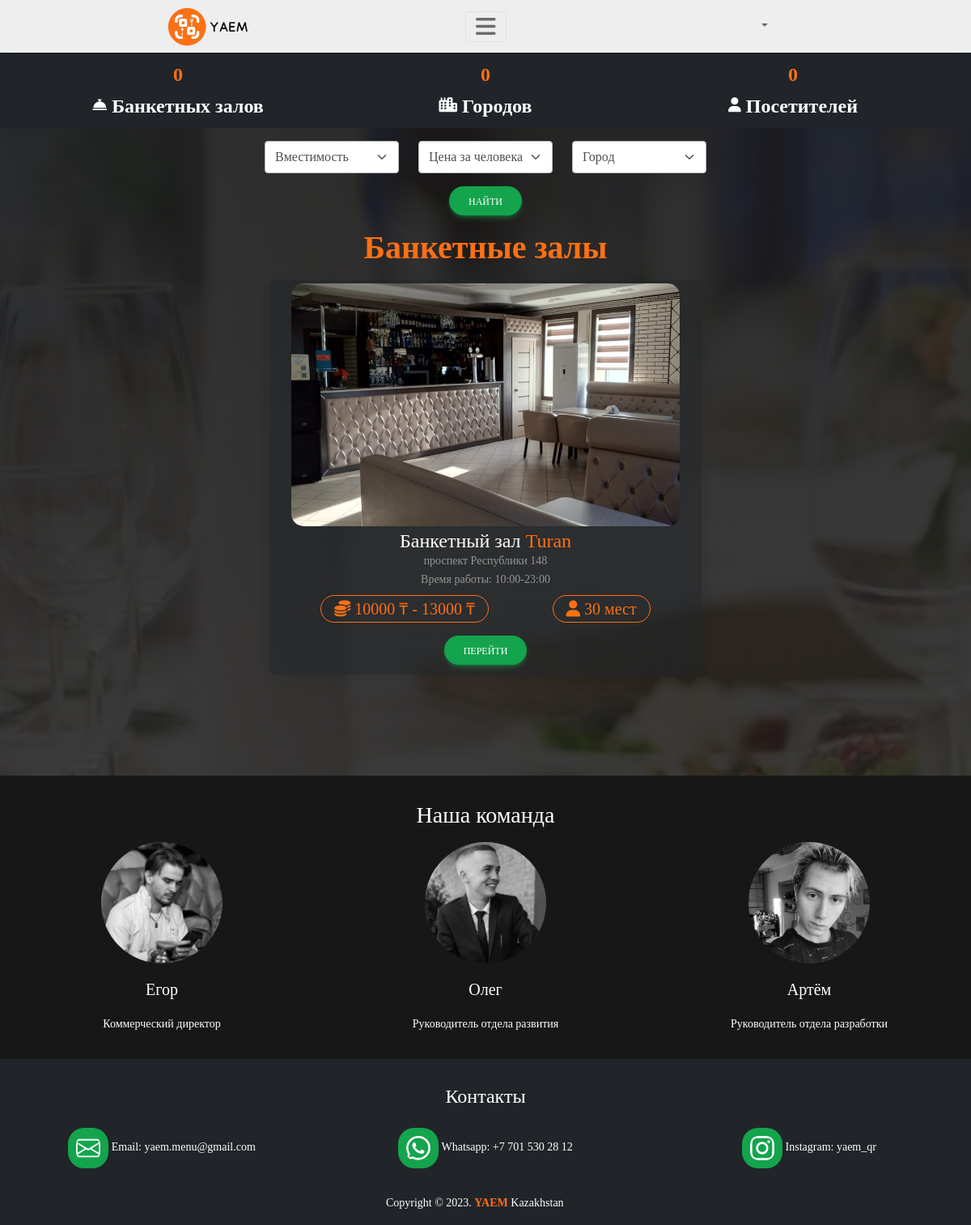
Page /banquets/ on the earlier database version.
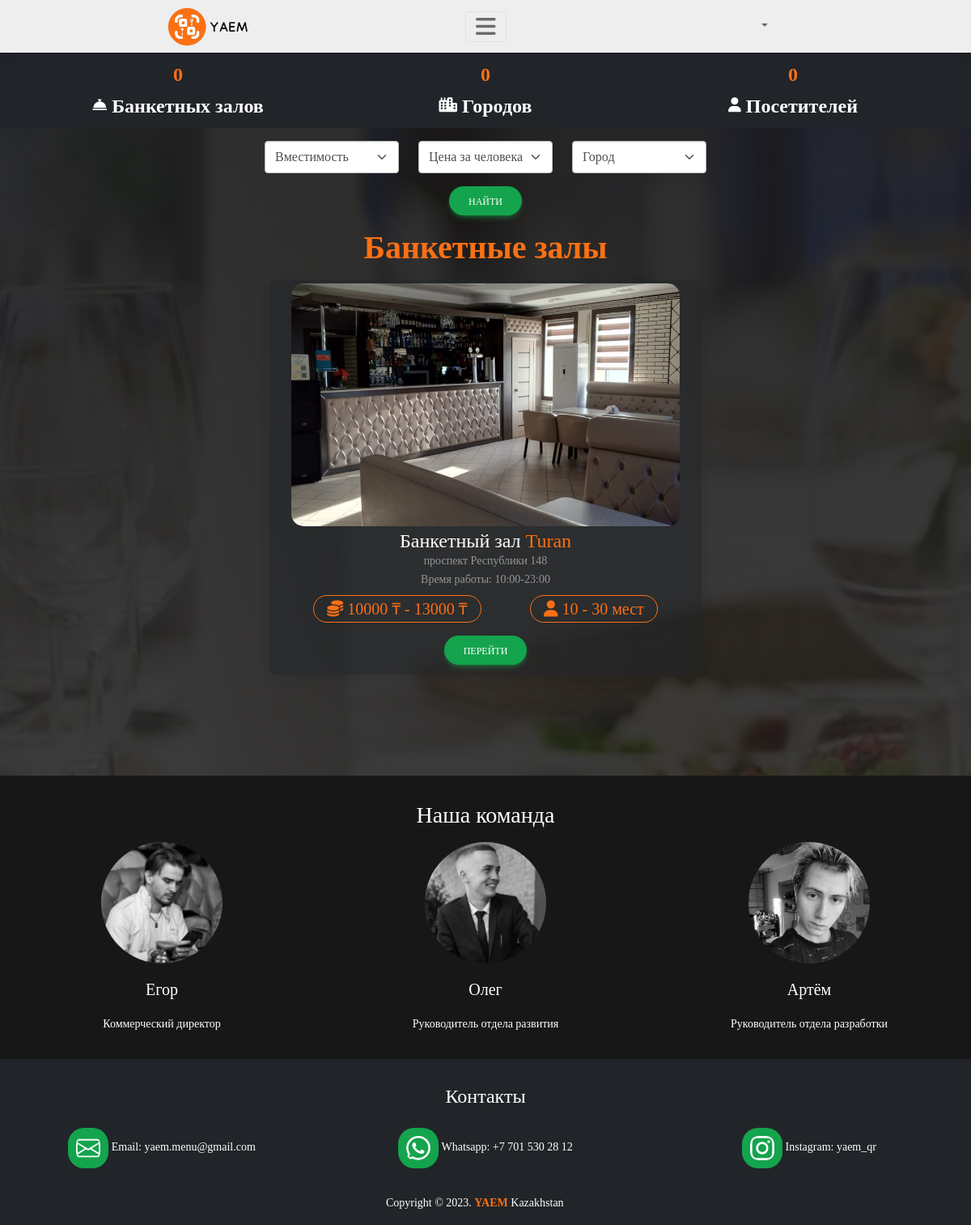
Same page on the later database version.
### banquets/models.py (models this page shows, shortened)
class BanquetCard(models.Model):
    client = models.ForeignKey(
        to=Client,
        verbose_name="Зал заведения:",
        on_delete=models.CASCADE,
        blank=True,
        null=True,
    )
    city = models.ForeignKey(City, models.CASCADE, verbose_name="Город")
    name = models.CharField(
        max_length=100, unique=True, verbose_name="Название банкетного зала"
    )
    url_name = models.CharField(
        max_length=30, verbose_name="/url=client url", unique=True
    )
    logo = models.ImageField(verbose_name="Лого", upload_to=banquet_logo_upload_to)
    photo1 = models.ImageField(
        verbose_name="Фото 1", upload_to=banquet_logo_upload_to, blank=True, null=True
    )
    photo2 = models.ImageField(
        verbose_name="Фото 2", upload_to=banquet_logo_upload_to, blank=True, null=True
    )
    photo3 = models.ImageField(
        verbose_name="Фото 3", upload_to=banquet_logo_upload_to, blank=True, null=True
    )
    capacity = models.PositiveIntegerField(verbose_name="Вместимость")
    min_capacity = models.PositiveIntegerField(
        verbose_name="Минимальная вместимость", blank=True, null=True
    )
    price_max = models.PositiveIntegerField(verbose_name="Макс. цена за человека")
    price_min = models.PositiveIntegerField(verbose_name="Мин. цена за человека")
    status = models.BooleanField(verbose_name="Активен")
    working_time = models.CharField(
        max_length=20, verbose_name="Рабочее время", blank=True, null=True
    )
    address = models.CharField(
        max_length=50, verbose_name="Адрес", blank=True, null=True, unique=True
    )
    whatsapp = models.CharField(
        max_length=50, verbose_name="WhatsApp", blank=True, null=True, unique=True
    )
    inst = models.CharField(
        max_length=100, verbose_name="Instagram", blank=True, null=True, unique=True
    )
    two_gis = models.CharField(
        max_length=150, verbose_name="2gis", blank=True, null=True, unique=True
    )
    phone = models.CharField(
        max_length=30, verbose_name="Телефон", blank=True, null=True, unique=True
    )
    z_index = models.IntegerField(
        verbose_name="Порядковый №", blank=True, null=True, unique=True
    )
    class Meta:
        verbose_name = "Карточку банкетного зала"
        verbose_name_plural = "Карточки банкетных залов"

### banquets/views.py (the view, shortened to what this page needs)
class BanquetList(View):
    template_name = "banquets/banquet_list.html"
    def get(self, request, *args, **kwargs):
        banquets = BanquetCard.objects.all()
        cities = City.objects.values_list("name", flat=True).distinct()
        capacity = request.GET.get("capacity")
        price_min_max = request.GET.get("price_min_max")
        city = request.GET.get("city")
        context = {"banquets": banquets, "cities": cities}
        return render(request, self.template_name, context)

### banquets/templates/banquets/banquet_list.html (shortened to what the changed rows need)
{% extends "main/base.html" %}
{% load static %}
{% load i18n %}
{% block content %}
<section class="skrollable pb-5"
         style="background-image: linear-gradient(0deg, rgba(25, 25, 25, 0.8), rgba(25, 25, 25, 0.9)), url({% static 'images/banquet/банкет-min.jpg' %});
    background-attachment: fixed; background-size: cover; min-height: 100vh">
    <div class="container">
        <h1 class="my-3 fw-bold text-center" style="color: #fd7014">{% translate 'Банкетные залы' %}</h1>
        <div class="row gy-5 mx-auto justify-content-center">
            {% for banquet in banquets %}
            {% if banquet.status %}
            <div class="col-12 col-lg-6 text-center">
                <div class="card text-white" style="background: rgba(33, 37, 41, 0.5)">
                    <link rel="stylesheet" href="https://cdn.jsdelivr.net/npm/swiper@11/swiper-bundle.min.css"/>
                    <div class="swiper mySwiper mt-1">
                        <div class="swiper-wrapper">
                            <div class="swiper-slide"><img src="{{banquet.logo.url}}" loading="lazy" alt=""></div>
                        </div>
                    </div>
                    <div class="card-body my-0 py-1">
                        <h4 data-aos="zoom-out-right" class="card-title my-0">{% trans 'Банкетный зал' %}
                            <span style="color: #FD7014">{{ banquet.name }}</span></h4>
                        {% if banquet.address %}
                            <p data-aos="zoom-out-right" class="card-title my-0 text-white-50">
                                {{ banquet.address }}
                            </p>
                        {% endif %}
                        <p data-aos="zoom-out-right" class="card-text my-0 text-white-50">
                            {% translate 'Время работы' %}:
                            {% if banquet.working_time %}
                                {{ banquet.working_time }}
                            {% endif %}
                        </p>
                        <div data-aos="fade-right" class="d-flex justify-content-around my-2 ">
                            <p class="fs-5 my-0 px-3 border rounded-pill"
                               style="color: #FD7014; --mdb-border-color: #FD7014">
                                <i class="fas fa-coins"></i> {{banquet.price_min}} ₸ - {{banquet.price_max}} ₸
                            </p>
                            <p class="fs-5 my-0 px-3 border rounded-pill"
                               style="color: #FD7014; --mdb-border-color: #FD7014">
                                <i class="fas fa-user"></i>
                                {% if banquet.min_capacity %}
                                {{banquet.min_capacity}} -
                                {% endif %}
                                {{banquet.capacity}} {% trans 'мест' %}
                            </p>
                        </div>
                        <a href="{% url 'banquets:banquet_page' url_name=banquet.url_name %}">
                            <button data-aos="fade-up" class="btn btn-success btn-rounded px-4 my-2 btn-animate">
                                {% translate 'Перейти' %}
                            </button>
                        </a>
                    </div>
                </div>
            </div>
            {% endif %}
            {% endfor %}
        </div>
    </div>
</section>
{% endblock content %}

Differences in the rows shown:
changed BanquetCard "Turan": min_capacity (not shown) → "10"
